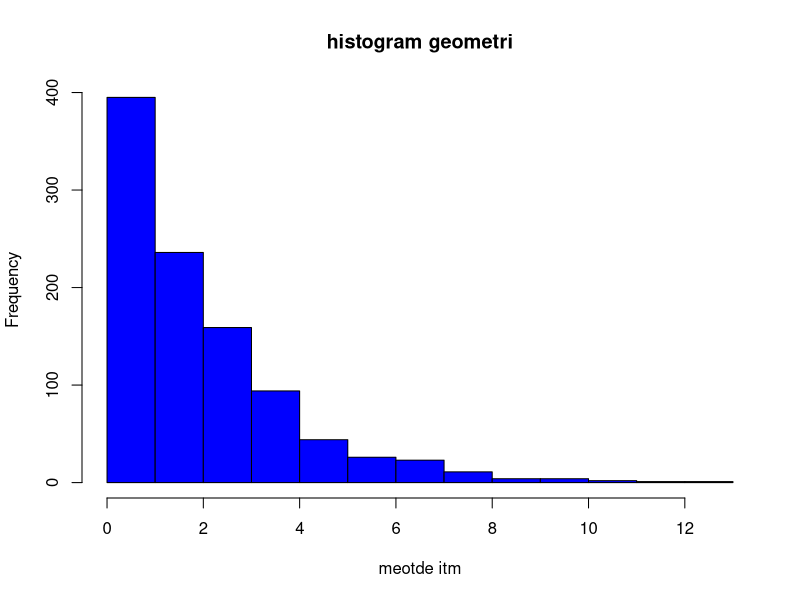
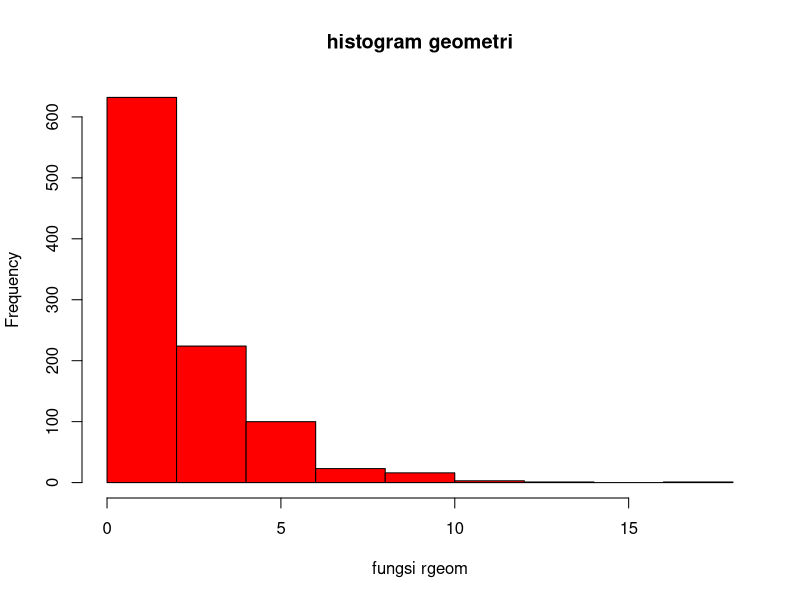
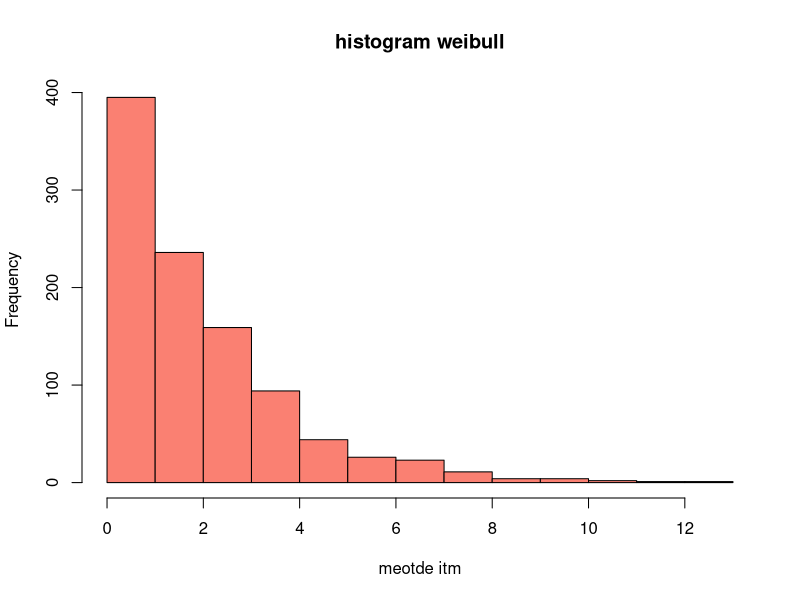
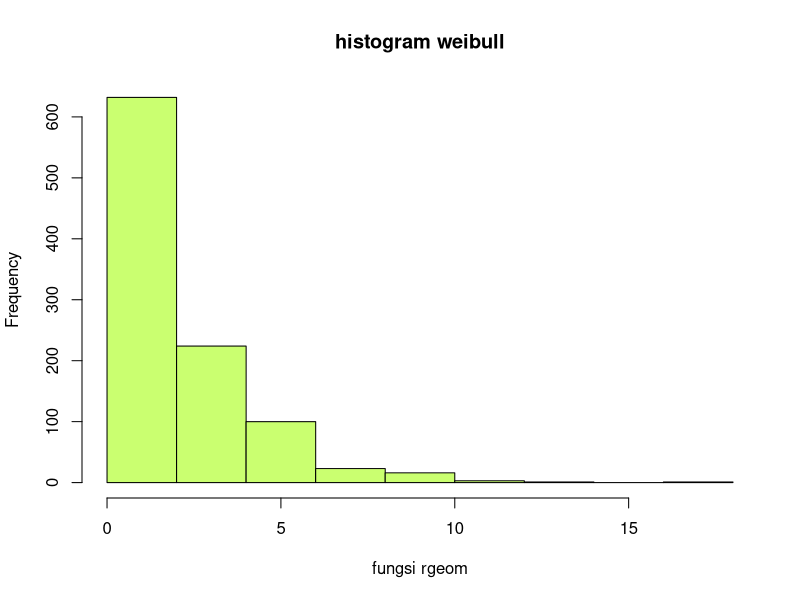

The R source for these figures, in order:
## ---- chunk 1
n = 1000
p = 0.2
u = runif(n, 0, 1)
x = (log(1-u)/log(1-p))-1

x1 = rgeom(n, p)
head(x)
head(x1)
## ---- chunk 2
n = 1000
alpha = 1
beta = 2
u = runif(n, 0, 1)
x = beta*(-log(1-u))^(1/alpha)

x1 = rweibull(n, alpha, beta)
head(x)
head(x1)
## ---- chunk 3
hist(x, col = 'blue', main = 'histogram geometri', xlab = 'meotde itm')
hist(x1, col = 'red', main = 'histogram geometri', xlab = 'fungsi rgeom')
## ---- chunk 4
hist(x, col = 'salmon', main = 'histogram weibull', xlab = 'meotde itm')
hist(x1, col = 'darkolivegreen1', main = 'histogram weibull', xlab = 'fungsi rgeom')
